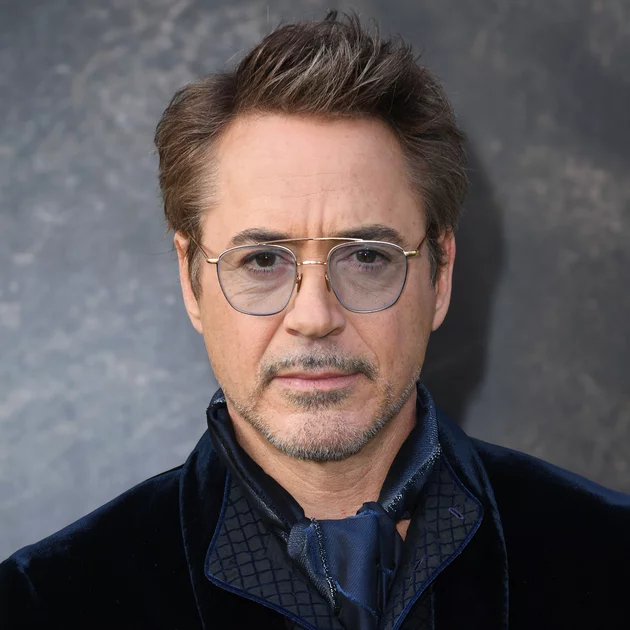
#> input picture Robert.webp, 630 x 630 px
$ python Face_Detector.py
#> lines starting #> are read from the running program, lines starting #| are printed output that depends on the picture; after the words box and inside, x2 and y2 are one past the last pixel; in counts of white or black regions, pixels touching at a corner belong together
import cv2
from random import randrange
trained_face_data=cv2.CascadeClassifier('haarcascade_frontalface_default.xml')
# classifier is detector                   will detect front faces
# this algorithm detects grayscale images


img=cv2.imread('Robert.webp')
#> img is the input picture: shape (630, 630, 3); mean B, G, R 87.7, 85.9, 92.8
# reading the image into 2 dimensional numbers


grayscaled_img=cv2.cvtColor(img, cv2.COLOR_BGR2GRAY)
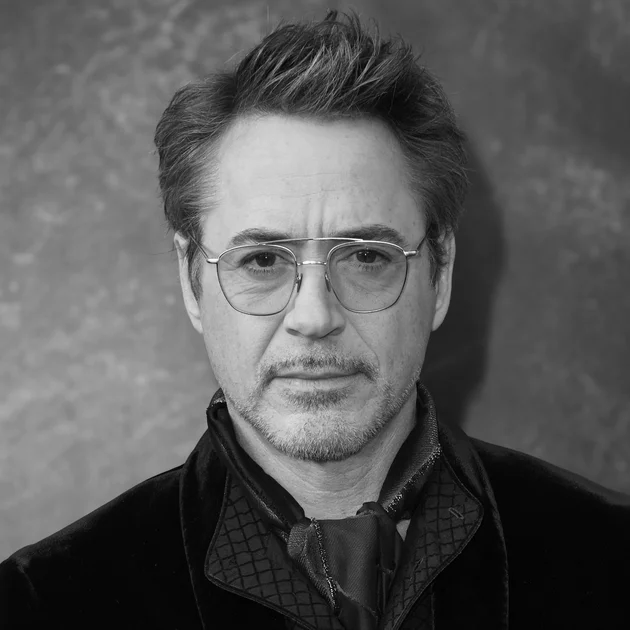
#> grayscaled_img: shape (630, 630); min 0, max 255, mean 88.2
# converting img into grayscale


# detect faces using algorithm we imported
face_coordinates=trained_face_data.detectMultiScale(grayscaled_img)
#> face_coordinates = [[159, 141, 317, 317]]
# multiscale means whatever the scale is smaller or bigger, detect it anyways, detected objects are returned as rectangles


# draw rectangle around the faces
# the two coordinates allow us to draw rectangle over a face

# (x,y,w,h)=face_coordinates[0]   #will automatically assign 4 coordinates to x,y,w,h
# this is for one detecting first face come across


# looping through faces - to detect every face
for (x,y,w,h) in face_coordinates:
    # cv2.rectangle(img,  (x,y),  (x+w, y+h), (0,255,0), 10)
#                 top left        low right  green clr  thickness of rectangle

# assigning different random colors to different faces/ or different color to same face everytime
    cv2.rectangle(img,  (x,y),  (x+w, y+h), (randrange(256), randrange(256), randrange(256)), 10)
#> this loop made 1 pass
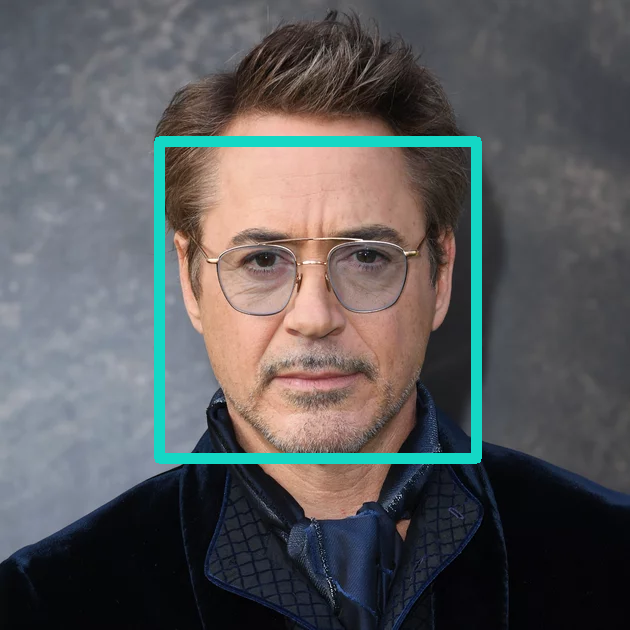
#> img: shape (630, 630, 3); 3.5% of pixels changed, all inside (x1, y1, x2, y2) = (154, 136, 482, 464)


print(face_coordinates)
#| [[159 141 317 317]]
# first two cordinates are upper left corner, last two conrdinates are bottom right corner


cv2.imshow('face detector', img)
# image will pop up

cv2.waitKey()
# wait key pauses the execution of code/ wait until any key is pressed otherwise it will close it instantly

print("Code Completed")
